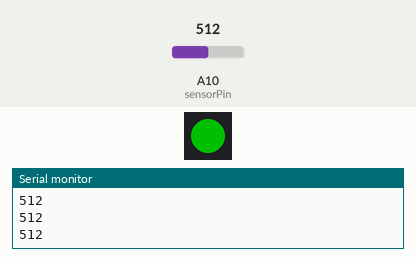
Recording of a sketch running on a simulated Arduino Mega 2560, built with avr-gcc and run on an emulated ATmega2560. Shown: 1 RGB LEDs in strip order, left to right, the last lines printed to the serial monitor. The test bench sets the inputs (shaded band); at power-on: A10 (sensorPin) = 512. Dim RGB values are drawn brighter than linear.

Above: at 1.2 s.
1.3 s: A10 (sensorPin) set to 716
At 2.5 s:
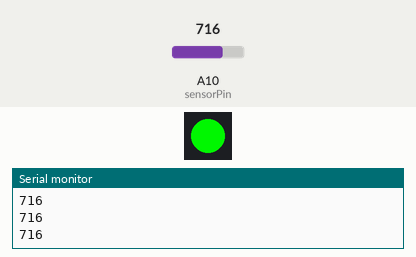
2.8 s: A10 (sensorPin) set to 900
At 3.9 s:
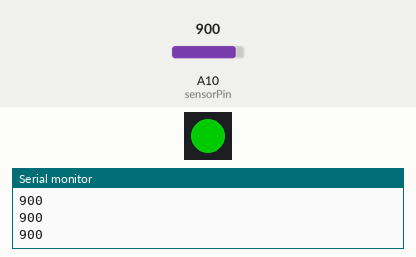
4.3 s: A10 (sensorPin) set to 1023
At 5.0 s:
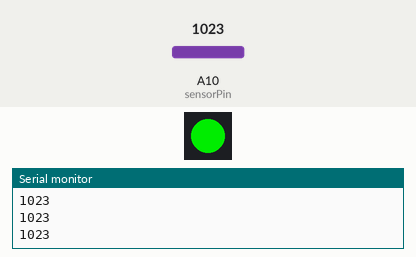
Timing chart, 0 to 7.3 s (numbered marks = the images above; inputs shaded):
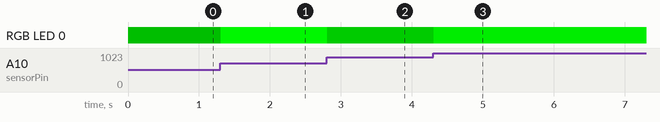

Measured:
- after the input at 1.3 s, RGB LED 0: RGB(0, 80, 0) → RGB(0, 229, 0) at once
- after the input at 2.8 s, RGB LED 0: RGB(0, 229, 0) → RGB(0, 107, 0) at once
- after the input at 4.3 s, RGB LED 0: RGB(0, 107, 0) → RGB(0, 196, 0) at once

The sketch:

pressureSensor_NeoPixel.ino
```cpp
/*
Example for Fabricademy Class - Skin Electronics 2024
Materials Needed:
FLORA
Skin electronics custo preassure sensor
Resistor
Cocodrile Clamps
Velostat
*/

// Including Adafruit Neopixel Library
#include <Adafruit_NeoPixel.h>
// Which pin on the FLORA is connected to the NeoPixels?
#define PIN 8  // On Trinket or Gemma, suggest changing this to 1
// How many NeoPixels are attached to the FLORA?
#define NUMPIXELS 1  // Popular NeoPixel ring size
Adafruit_NeoPixel pixels(NUMPIXELS, PIN, NEO_GRB + NEO_KHZ800);
#define DELAYVAL 500  // Time (in milliseconds) to pause between pixels


int sensorPin= A10;
  int sensorValue;
  int valMap;
// the setup routine runs once when you press reset:
void setup() {
  // initialize serial communication at 9600 bits per second:
  Serial.begin(9600);
  pinMode(sensorPin, INPUT);
    pixels.begin();  // INITIALIZE NeoPixel object (REQUIRED)

}
// the loop routine runs over and over again forever:
void loop() {
 sensorValue = analogRead(sensorPin);
 valMap=map(sensorValue, 50, 400, 0, 255);
  // print out the value you read:
  Serial.println(sensorValue);
  delay(1);  // delay in between reads for stability
    pixels.clear();  // Set my pixel colors to 'off'
    pixels.setPixelColor(0, pixels.Color(0, valMap, 0));
    pixels.show();    // Send the updated pixel colors to the hardware.
  }
```
